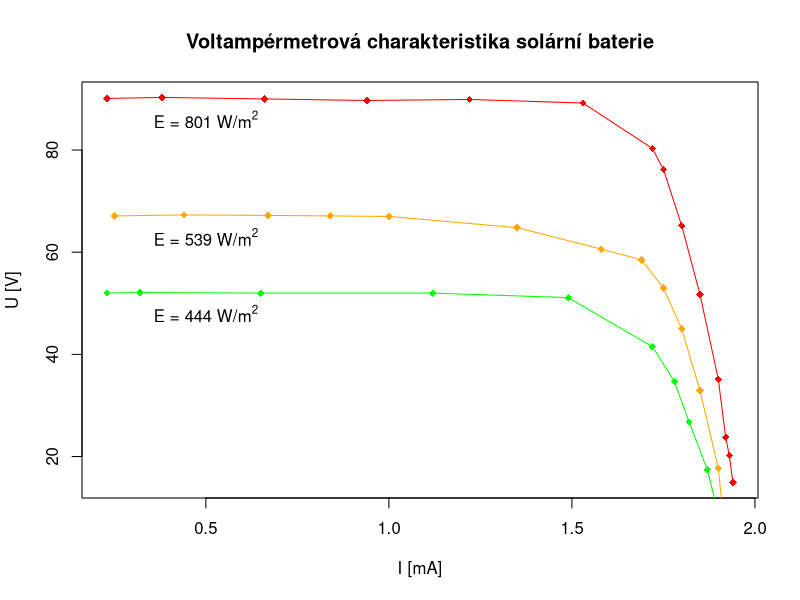

Reproduce this figure in R.
DATA <- read.csv("charakteristiky.csv", header=TRUE)

print("maximalni vykony pro max E:")
print(max(DATA$U_1 * DATA$I_1))
print(max(DATA$U_2 * DATA$I_2))
print(max(DATA$U_3 * DATA$I_3, na.rm=TRUE))

P <- data.frame(P1=DATA$U_1 * DATA$I_1, 
                P2=DATA$U_2 * DATA$I_2, 
                P3=DATA$U_3 * DATA$I_3)

max_indices <- data.frame(max_1=P[,1] == max(P[,1], na.rm=TRUE), 
                          max_2=P[,2] == max(P[,2], na.rm=TRUE), 
                          max_3=P[,3] == max(P[,3], na.rm=TRUE))

# max_Us <- c(DATA[max_indices[[1]], "U_1"],
#             DATA[max_indices[[2]], "U_2"],
#             DATA[max_indices[[3]], "U_3"])
# 
# max_Is <- c(DATA[max_indices[[1]], "I_1"],
#             DATA[max_indices[[2]], "I_2"],
#             DATA[max_indices[[3]], "I_3"])
# 
# max_Us <- max_Us[!is.na(max_Us)]
# max_Is <- max_Is[!is.na(max_Is)]
# 
# 
# max_Us <- c(1.48, 1.54,1.57,1.69,1.72, 1.73)
# max_Is <- c(44.2, 44.4, 45.1, 58.5, 80.3, 95.0)

postscript(file="graf3.eps", encoding="CP1250")

plot(x=DATA$U_1, y=DATA$I_1, col="red", pch=18, type="o", xlab="", ylab="")
text(0.5, 86, labels=expression("E = 801 W/m"^2))

points(x=DATA$U_2, y=DATA$I_2, col="orange", pch=18, type="o")
text(0.5, 63, labels=expression("E = 539 W/m"^2))

points(x=DATA$U_3, y=DATA$I_3, col="green", pch=18, type="o")
text(0.5, 48, labels=expression("E = 444 W/m"^2))


# lo <- loess(max_Is ~ max_Us)
# xx <- seq(min(max_Us), max(max_Us), (max(max_Us) - min(max_Us))/100)
# lines(xx, predict(lo, xx), col="gray", lty=2)
# text(1.81, 90, labels=expression("P"[max]))



title(main="Voltampérmetrová charakteristika solární baterie")
title(xlab="I [mA]", ylab="U [V]")

dev.off()
